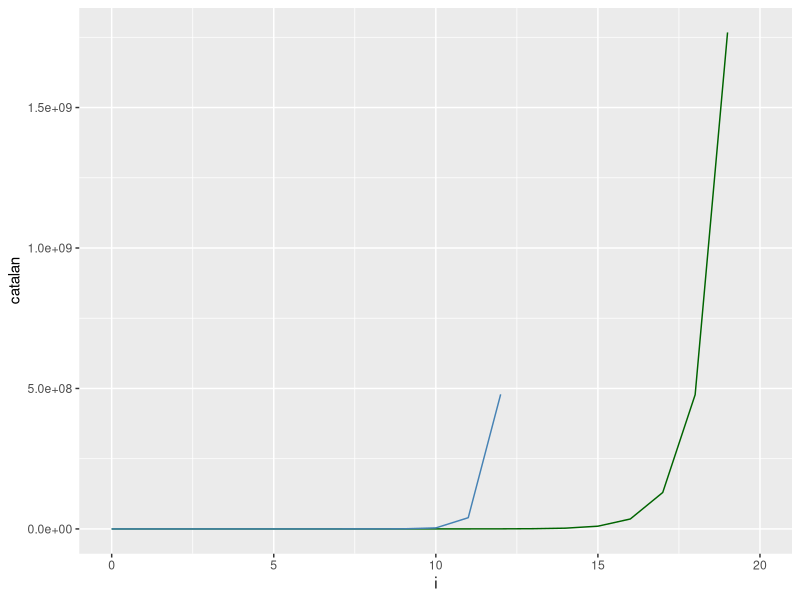
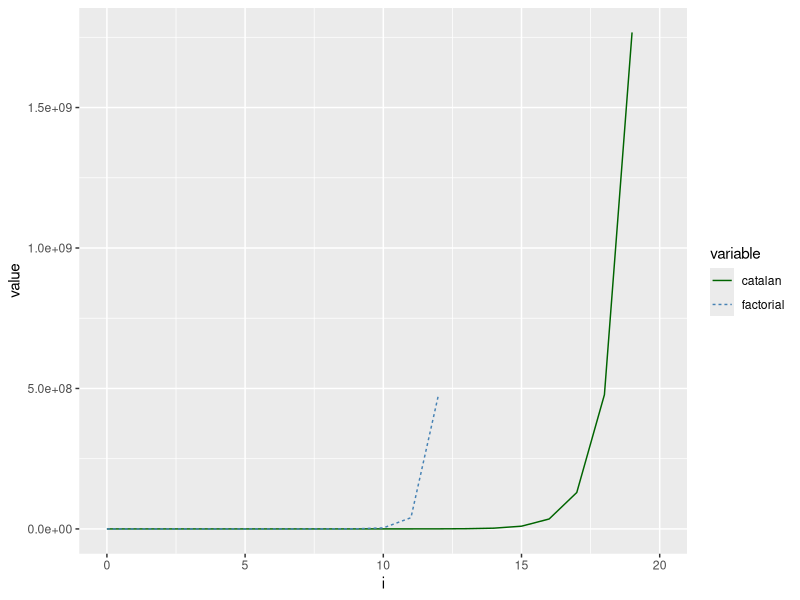
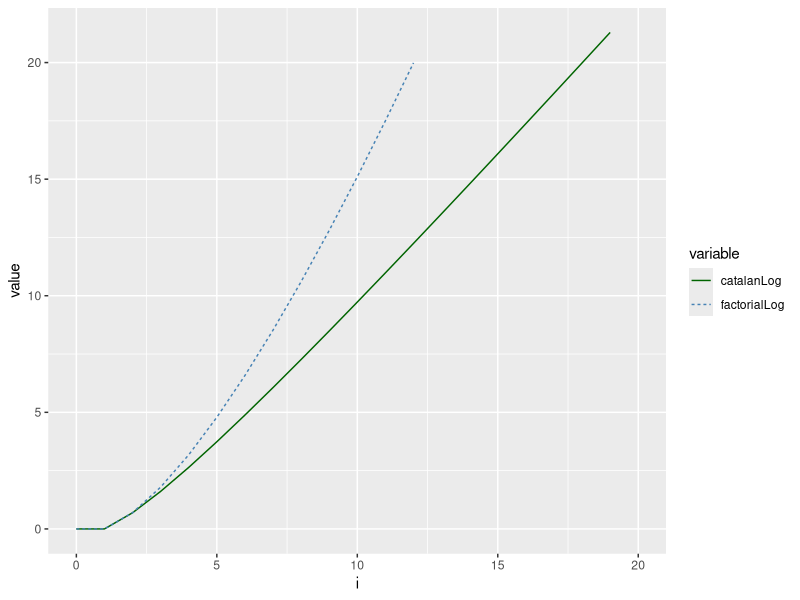

The R source for these figures, in order:
#####################
## Catalan number ###
#####################

library(ggplot2)
library(tidyverse)

# Function for factorial
factorial <- function(n) {
  if (n == 0) {
    return(1)
  } else {
    return(n * factorial(n - 1))
  }
}

# Function for n-th Catalan number
catalan <- function(n) {
  if (n == 0) {
    return(1)
  } else {
    return(factorial(2 * n) / (factorial(n + 1) * factorial(n)))
  }
}



for (i in 0:10) {
  cat(sprintf("fun(%d) = %d\n", i, factorial(i)))
}


# Draw graph
df <- as.data.frame(NULL)
for (i in 0:20) {
  df_i <- print(i)
  cat_i <- catalan(i)
  fac_i <- factorial(i)
  df <- rbind(df, c(df_i, cat_i, fac_i))
}

colnames(df) <- c("i", "catalan", "factorial")

df$i <- as.integer(df$i)
df$catalan <- as.integer(df$catalan)
df$factorial <- as.integer(df$factorial)
df$factorialLog <- log(df$factorial)
df$catalanLog <- log(df$catalan)


ggplot(df, aes(x=i)) + 
  geom_line(aes(y = catalan), color = "darkgreen") + 
  geom_line(aes(y = factorial), color="steelblue") 



# or
df %>%
  select(i, catalan, factorial) %>%
  gather(key = "variable", value = "value", -i) %>%
  ggplot(aes(x = i, y = value)) + 
    geom_line(aes(color = variable, linetype = variable)) + 
    scale_color_manual(values = c("darkgreen", "steelblue"))



# or with log
df %>%
  select(i, catalanLog, factorialLog) %>%
  gather(key = "variable", value = "value", -i) %>%
  ggplot(aes(x = i, y = value)) + 
  geom_line(aes(color = variable, linetype = variable)) + 
  scale_color_manual(values = c("darkgreen", "steelblue"))




